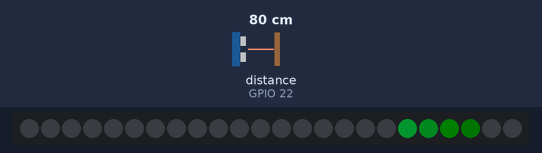
The program below on a simulated ESP32. Shown: 24 RGB LEDs in strip order, left to right. Wiring (inferred from the names in the program): ultrasonic range finder: trigger GPIO 23; echo GPIO 22. The inputs (shaded band) are chosen by the test bench; at power-on: distance to the obstacle (sensor on GPIO 22) 80 cm. The echo pulse lasts 58.3 µs per cm; dim RGB values are drawn brighter than linear; WiFi joins after 1.5 s; servers stay silent unless stated; uploads are accepted with an empty reply; not simulated (calls return 0 or success): arduino_secrets.h; what the program prints to the serial monitor is not drawn.

Above: at 6.2 s.
6.3 s: distance to the obstacle (sensor on GPIO 22) set to 4 cm
At 7.1 s:
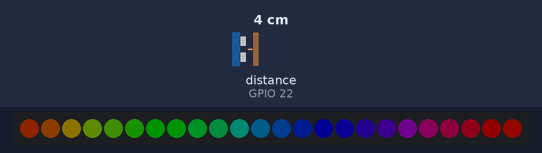
8.9 s: distance to the obstacle (sensor on GPIO 22) set to 9 cm
At 9.83 s:
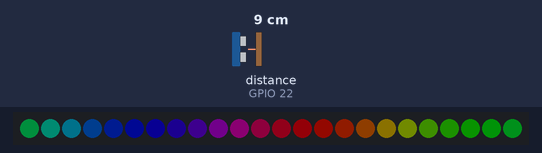
11.9 s: distance to the obstacle (sensor on GPIO 22) set to 2 cm
At 13.6 s:
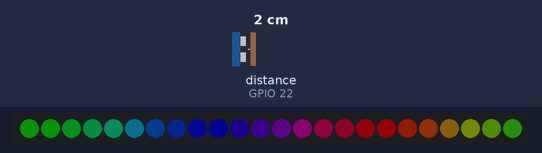
13.8 s: distance to the obstacle (sensor on GPIO 22) set to 60 cm
At 14.55 s:
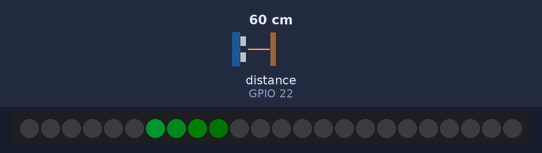
16.8 s: distance to the obstacle (sensor on GPIO 22) set to 2 cm
At 20.2 s:
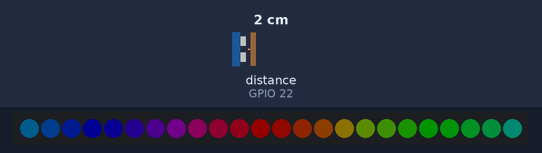
Timing chart, 0 to 21.7 s (numbered marks = the images above; inputs shaded):
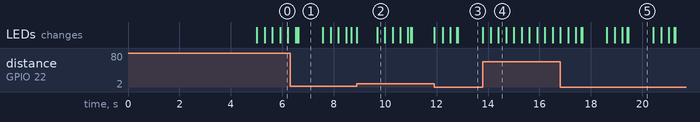

The program:

main.cpp
```cpp
#include <Arduino.h>
#include <ArduinoHttpClient.h>
#include <WiFi.h>
#include <WS2812FX.h>
#include "arduino_secrets.h"

// Container details
const char *containerName = "RVC-Vivo-1";
const char *coordinates = "46.750647, 23.531765";
const int capacity = 76;

// Ultrasonic sensor pins
const int echoPin = 22;
const int trigPin = 23;

// LED strip configuration
const int ledCount = 24;
const int ledPin = 26;
WS2812FX ws2812fx = WS2812FX(ledCount, ledPin, NEO_GRB + NEO_KHZ800);

// WiFi and server configuration
const char *ssid = SECRET_SSID;
const char *password = SECRET_PASS;
// const char *serverAddress = "10.222.30.30";
const char *serverAddress = "calin122333.go.ro";
const int serverPort = 25565;

// Global variables
volatile int cnt = 0;
volatile bool cntChanged = false;
volatile bool objectDetected = false;
volatile bool startRainbow = false;
volatile int sentCnt = 0;

// Task handles
TaskHandle_t ultrasonicTaskHandle;
TaskHandle_t ledTaskHandle;
TaskHandle_t serverTaskHandle;

// Setup WiFi
WiFiClient wifi;
HttpClient client = HttpClient(wifi, serverAddress, serverPort);
int status = WL_IDLE_STATUS;

// Ultrasonic sensor task
void ultrasonicTask(void *parameter)
{
    volatile float distance_cm = 100;

    while (true)
    {
        vTaskSuspendAll();
        {
            // Read ultrasonic sensor
            digitalWrite(trigPin, HIGH);
            delayMicroseconds(10);
            digitalWrite(trigPin, LOW);
            distance_cm = 0.017 * pulseIn(echoPin, HIGH);
        }
        xTaskResumeAll();

        if (distance_cm < 10 && !objectDetected)
        {
            objectDetected = true;
            startRainbow = true;
            cnt++;
            cntChanged = true;
        }
        else if (distance_cm > 10 && objectDetected)
        {
            objectDetected = false;
        }

        // Delay between readings
        vTaskDelay(100 / portTICK_PERIOD_MS);
    }
}

// LED control task
void ledTask(void *parameter)
{
    volatile bool rainbowStarted = false;
    volatile unsigned long startMillis = 0;
    volatile unsigned long interval = 3000;

    while (true)
    {
        // Control LEDs using ws2812fx library
        if (startRainbow)
        {
            ws2812fx.setSpeed(20);
            ws2812fx.setMode(FX_MODE_RAINBOW_CYCLE);
            ws2812fx.start();
            startRainbow = false;
            rainbowStarted = true;
            startMillis = millis();
        }
        else if (rainbowStarted && (millis() - startMillis) >= interval)
        {
            ws2812fx.setSpeed(20);
            ws2812fx.setMode(FX_MODE_LARSON_SCANNER);
            ws2812fx.start();
            rainbowStarted = false;
        }

        // Delay between LED updates
        ws2812fx.service();
        vTaskDelay(10 / portTICK_PERIOD_MS);
    }
}

// Server communication task
void serverTask(void *parameter)
{
    while (true)
    {
        // Send data to server
        if (sentCnt != cnt)
        {
            sentCnt = cnt;

            Serial.println("making POST request");
            String contentType = "application/json";
            String postData =
                "{\"name\":\"" + String(containerName) +
                "\",\"cnt\":" + sentCnt +
                ",\"coordinates\":\"" + String(coordinates) +
                "\",\"capacity\":" + capacity +
                ",\"percentage\":" + (sentCnt * 100 / capacity) + "}";

            client.post("/api", contentType, postData);

            // read the status code and body of the response
            int statusCode = client.responseStatusCode();
            String response = client.responseBody();

            Serial.print("Status code: ");
            Serial.println(statusCode);
            Serial.print("Response: ");
            Serial.println(response);
        }

        // Delay between server updates
        vTaskDelay(500 / portTICK_PERIOD_MS);
    }
}

void setup()
{
    // Initialize Serial and WiFi
    Serial.begin(115200);

    pinMode(trigPin, OUTPUT);
    pinMode(echoPin, INPUT);

    // Initialize ws2812fx library
    ws2812fx.init();
    ws2812fx.setBrightness(20);
    ws2812fx.setSpeed(20);
    ws2812fx.setColor(0x00FF55);
    ws2812fx.setMode(FX_MODE_LARSON_SCANNER);
    ws2812fx.start();

    // Time for me to connect to the serial monitor
    delay(3000);

    // Initialize WiFi
    WiFi.mode(WIFI_STA);
    WiFi.begin(ssid, password);
    Serial.print("Connecting to WiFi ..");
    while (WiFi.status() != WL_CONNECTED)
    {
        Serial.print('.');
        delay(1000);
    }
    Serial.println("");

    // Print the SSID of the network you're attached to:
    Serial.print("SSID: ");
    Serial.println(WiFi.SSID());

    // Print your WiFi shield's IP address:
    IPAddress ip = WiFi.localIP();
    Serial.print("IP Address: ");
    Serial.println(ip);

    // Done
    Serial.println("Setup done! ✅");
    Serial.println("--------------------");

    // Create tasks
    xTaskCreatePinnedToCore(ultrasonicTask, "Ultrasonic Task", 1024, NULL, 1, &ultrasonicTaskHandle, 0);
    xTaskCreatePinnedToCore(ledTask, "LED Task", 4096, NULL, 7, &ledTaskHandle, 1);
    xTaskCreatePinnedToCore(serverTask, "Server Task", 8192, NULL, 1, &serverTaskHandle, 1);
}

void loop()
{
    if (cntChanged)
    {
        Serial.print("current count: ");
        Serial.println(cnt);
        cntChanged = false;
    }

    yield();
}
```

Measured:
- after the input at 6.3 s, the LEDs: first change after 0.22 s (image 1 shows a later state)
- after the input at 16.8 s, the LEDs: first differ from a run without the input after 0.31 s (image 5 shows a later state)
